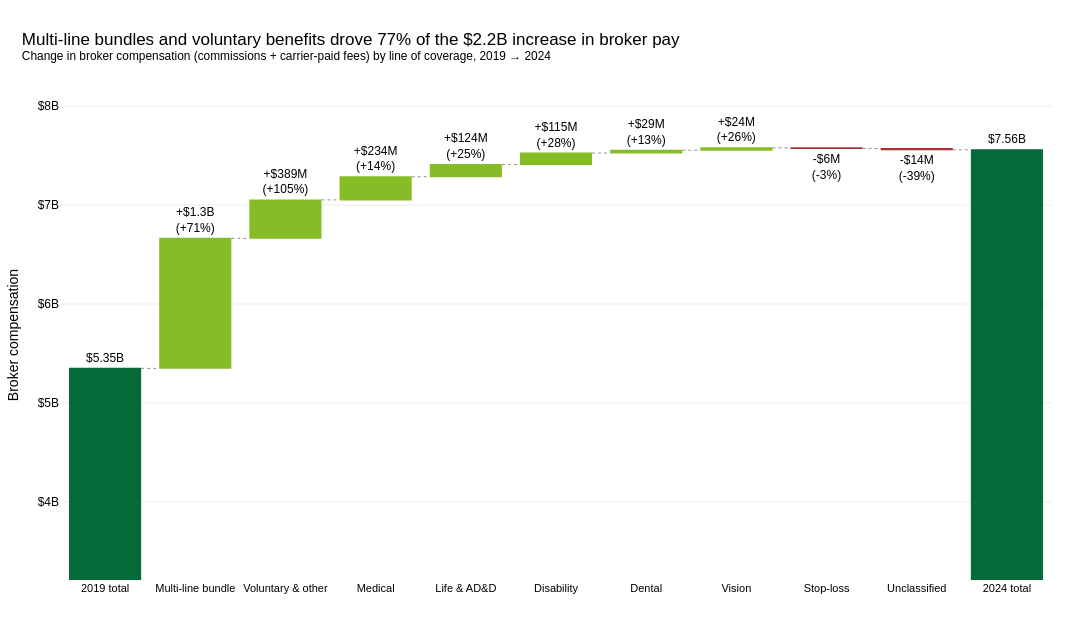

Notebook source saved alongside this figure:
### Markdown cell above
## 2. Which lines of coverage are driving the growth in broker compensation?

### Code cell
by_line = (
    contracts[contracts["FORM_YEAR"].isin([FIRST, LAST])]
    .pivot_table(
        index="line", columns="FORM_YEAR", values="compensation", aggfunc="sum"
    )
    .fillna(0)
)
by_line["change"] = by_line[LAST] - by_line[FIRST]
by_line["pct"] = growth(by_line[LAST], by_line[FIRST])
by_line = pd.concat(
    [
        by_line.drop("Unclassified").sort_values("change", ascending=False),
        by_line.loc[["Unclassified"]],
    ]
)

total_first, total_last = by_line[FIRST].sum(), by_line[LAST].sum()
net_change = total_last - total_first
top_two = by_line.head(2)
top_two_share = top_two["change"].sum() / net_change * 100

labels = [f"{FIRST} total"] + by_line.index.tolist() + [f"{LAST} total"]
values = [total_first] + by_line["change"].tolist() + [total_last]
text = (
    [money(total_first, 2)]
    + [
        f"{'+' if c >= 0 else ''}{money(c, 1 if abs(c) >= 1e9 else 0)}<br>({p:+.0f}%)"
        for c, p in zip(by_line["change"], by_line["pct"])
    ]
    + [money(total_last, 2)]
)

fig = go.Figure(
    go.Waterfall(
        x=labels,
        y=values,
        measure=["absolute"] + ["relative"] * len(by_line) + ["total"],
        text=text,
        textposition="outside",
        textfont=dict(size=12, color=BLACK),
        connector=dict(line=dict(color=GREY, width=1, dash="dot")),
        increasing=dict(marker=dict(color=PALETTE[0])),
        decreasing=dict(marker=dict(color=RED)),
        totals=dict(marker=dict(color=PALETTE[2])),
        hovertemplate="%{x}<br>%{y:$,.0f}<extra></extra>",
    )
)
title_names = {
    "Multi-line bundle": "multi-line bundles",
    "Voluntary & other": "voluntary benefits",
}
lead_lines = [title_names.get(name, name.lower()) for name in top_two.index]

base_theme(
    fig,
    f"{lead_lines[0].capitalize()} and {lead_lines[1]} drove {top_two_share:.0f}% of the "
    f"{money(net_change)} increase in broker pay",
    f"Change in broker compensation (commissions + carrier-paid fees) by line of coverage, {FIRST} → {LAST}",
    height=640,
)
fig.update_layout(
    width=FIG_WIDTH,
    showlegend=False,
    yaxis=dict(
        title="Broker compensation",
        range=[total_first * 0.6, total_last * 1.08],
        tickvals=np.arange(0, 12e9, 1e9),
        ticktext=[f"{USD}{v:.0f}B" for v in range(12)],
        gridcolor="#EDEDED",
    ),
    xaxis=dict(tickangle=0, tickfont=dict(size=11)),
)
save_figure(fig, "02-compensation-growth-bridge", ANALYSIS_PATH)
fig.show()

### Figure 1 — Plotly figure (JSON) as saved in the notebook; plotly's stock layout.template omitted (floating-point values rounded to 4 significant figures)
{"data": [{"connector": {"line": {"color": "#929292", "dash": "dot", "width": 1}}, "decreasing": {"marker": {"color": "#AA3036"}}, "hovertemplate": "%{x}<br>%{y:$,.0f}<extra></extra>", "increasing": {"marker": {"color": "#86BC25"}}, "measure": ["absolute", "relative", "relative", "relative", "relative", "relative", "relative", "relative", "relative", "relative", "total"], "text": ["&#36;5.35B", "+&#36;1.3B<br>(+71%)", "+&#36;389M<br>(+105%)", "+&#36;234M<br>(+14%)", "+&#36;124M<br>(+25%)", "+&#36;115M<br>(+28%)", "+&#36;29M<br>(+13%)", "+&#36;24M<br>(+26%)", "-&#36;6M<br>(-3%)", "-&#36;14M<br>(-39%)", "&#36;7.56B"], "textfont": {"color": "#000000", "size": 12}, "textposition": "outside", "totals": {"marker": {"color": "#046A38"}}, "type": "waterfall", "x": ["2019 total", "Multi-line bundle", "Voluntary & other", "Medical", "Life & AD&D", "Disability", "Dental", "Vision", "Stop-loss", "Unclassified", "2024 total"], "y": [5349000000.0, 1314000000.0, 389100000.0, 233700000.0, 124400000.0, 115300000.0, 28890000.0, 23780000.0, -6213000.0, -13680000.0, 7559000000.0]}], "layout": {"colorway": ["#86BC25", "#43B02A", "#046A38"], "font": {"color": "#000000", "family": "Arial, sans-serif"}, "height": 640, "hoverlabel": {"bgcolor": "white", "font": {"color": "#000000"}}, "legend": {"font": {"color": "#000000"}, "orientation": "h", "x": 1, "xanchor": "right", "y": 1.01, "yanchor": "bottom"}, "margin": {"b": 60, "l": 60, "r": 40, "t": 90}, "paper_bgcolor": "white", "plot_bgcolor": "white", "showlegend": false, "title": {"font": {"color": "#000000", "family": "Arial, sans-serif"}, "text": "Multi-line bundles and voluntary benefits drove 77% of the &#36;2.2B increase in broker pay<br><sup>Change in broker compensation (commissions + carrier-paid fees) by line of coverage, 2019 → 2024</sup>", "x": 0.02, "xanchor": "left"}, "width": 1100, "xaxis": {"tickangle": 0, "tickfont": {"color": "#000000", "size": 11}, "title": {"font": {"color": "#000000"}}}, "yaxis": {"gridcolor": "#EDEDED", "range": [3210000000.0, 8163000000.0], "tickfont": {"color": "#000000"}, "ticktext": ["&#36;0B", "&#36;1B", "&#36;2B", "&#36;3B", "&#36;4B", "&#36;5B", "&#36;6B", "&#36;7B", "&#36;8B", "&#36;9B", "&#36;10B", "&#36;11B"], "tickvals": [0.0, 1000000000.0, 2000000000.0, 3000000000.0, 4000000000.0, 5000000000.0, 6000000000.0, 7000000000.0, 8000000000.0, 9000000000.0, 10000000000.0, 11000000000.0], "title": {"text": "Broker compensation"}}}}
